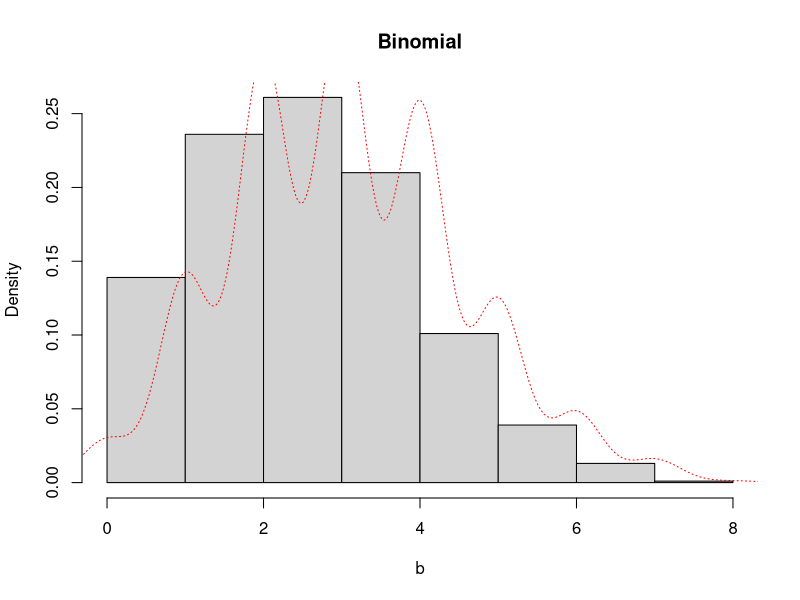
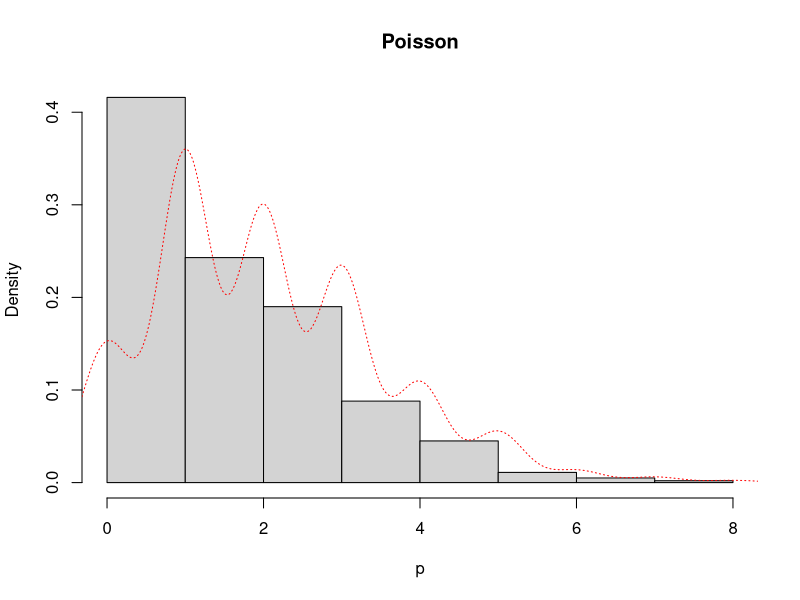
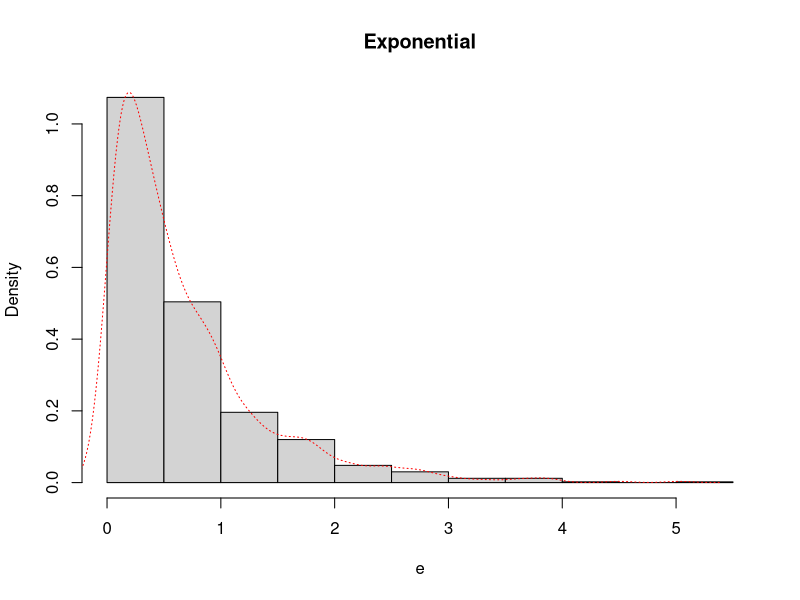
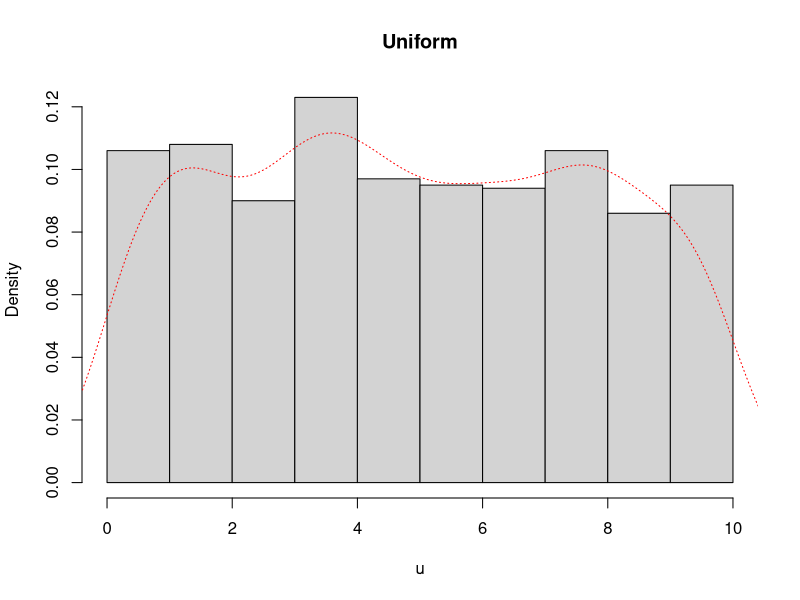
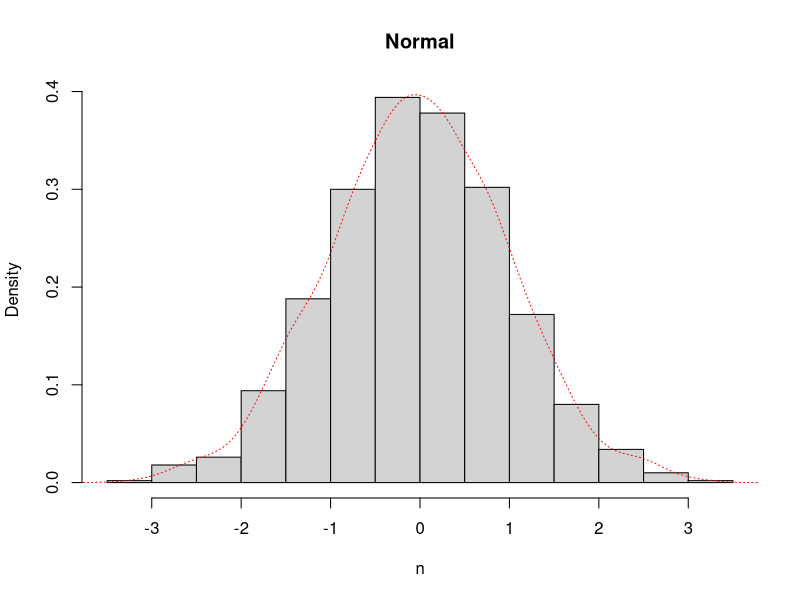
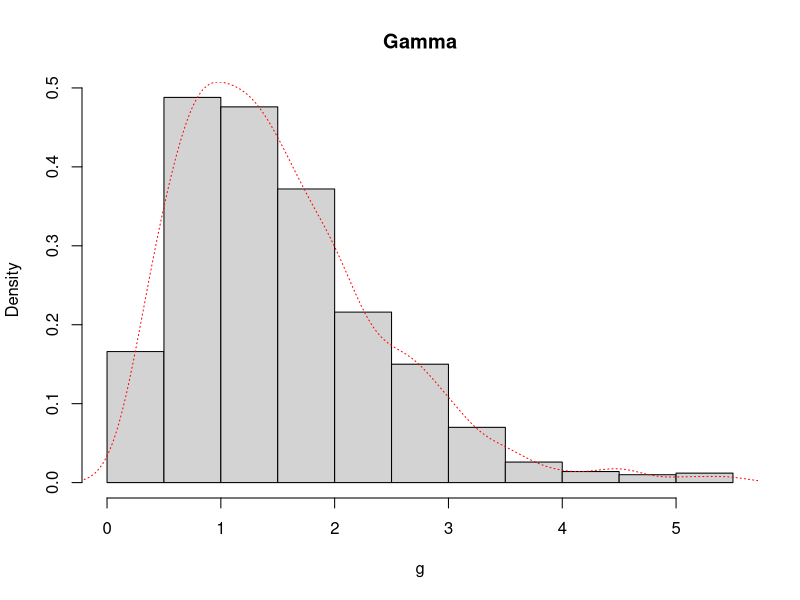
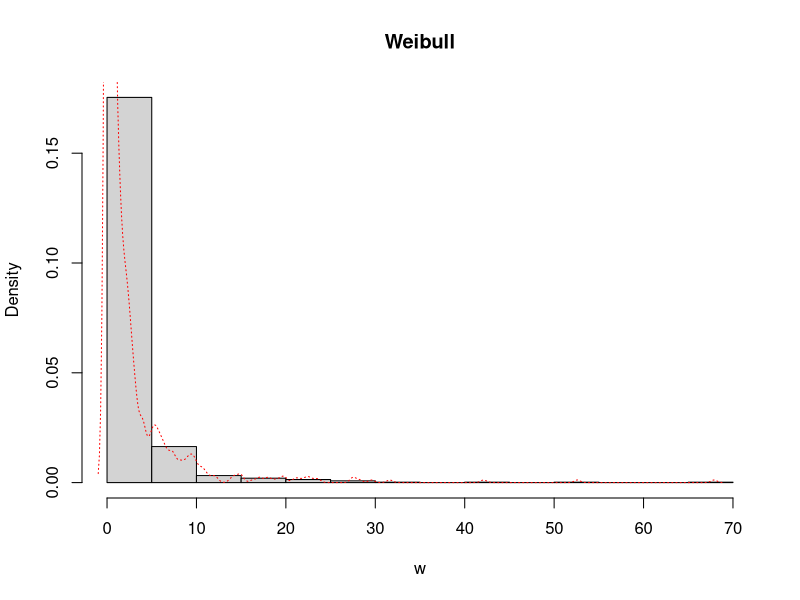
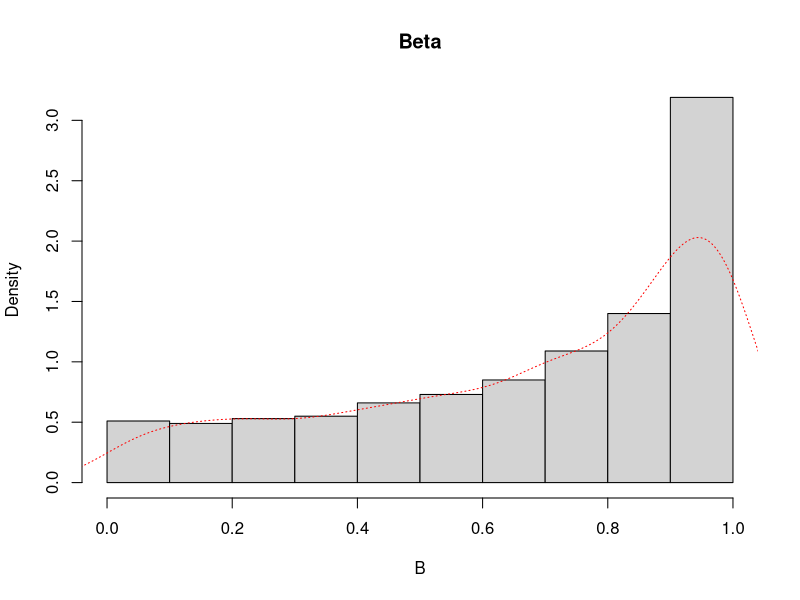

Recreate these plots in R, in order.
#imports
library(stats)
library(ggplot2)
#Generate random numbers
b = rbinom(1000, size=10, prob=0.3)#Binomial
p = rpois(1000, lambda=2)#Poisson
e = rexp(1000, rate=1.5)#Exponential
u = runif(1000, min=0, max=10)#Uniform
n = rnorm(1000, mean=0, sd=1)#Normal
g = rgamma(1000, shape=3, scale=0.5)#gamma
w = rweibull(1000, shape=0.5, scale=1)#weibull
B = rbeta(1000, shape1=1, shape2=0.5)#beta
c = rchisq(1000, df=15)#Chi-sq
ln = rlogis(1000, location=0, scale=1)#Logistic-Normal
ca = rcauchy(1000, location=0, scale=1)#Cauchy

# #Density curves
# plot(density(b),main='Binomial',xlab='x')
# plot(density(p),main='Poisson',xlab='x')
# plot(density(e),main='Exponential',xlab='x')
# plot(density(u),main='Uniform',xlab='x')
# plot(density(n),main='Normal',xlab='x')
# plot(density(g),main='Gamma',xlab='x')
# plot(density(w),main='Weibull',xlab='x')
# plot(density(B),main='Beta',xlab='x')
# plot(density(c),main='Chi-Square',xlab='x')
# plot(density(ln),main='Logistic-Normal',xlab='x')
# plot(density(ca),main='Cauchy',xlab='x')

#Histogram
hist(b,prob=TRUE,main='Binomial')
lines(density(b),lty="dotted",col="red")
hist(p,prob=TRUE,main='Poisson')
lines(density(p),lty="dotted",col="red")
hist(e,prob=TRUE,main='Exponential')
lines(density(e),lty="dotted",col="red")
hist(u,prob=TRUE,main='Uniform')
lines(density(u),lty="dotted",col="red")
hist(n,prob=TRUE,main='Normal')
lines(density(n),lty="dotted",col="red")
hist(g,prob=TRUE,main='Gamma')
lines(density(g),lty="dotted",col="red")
hist(w,prob=TRUE,main='Weibull')
lines(density(w),lty="dotted",col="red")
hist(B,prob=TRUE,main='Beta')
lines(density(B),lty="dotted",col="red")
hist(c,prob=TRUE,main='Chi-Square')
lines(density(c),lty="dotted",col="red")
hist(ln,prob=TRUE,main='Logistic-Normal')
lines(density(ln),lty="dotted",col="red")
hist(ca,prob=TRUE,main='Cauchy')
lines(density(ca),lty="dotted",col="red")

#Summary
summary(b)
summary(p)
summary(e)
summary(u)
summary(n)
summary(g)
summary(w)
summary(B)
summary(c)
summary(ln)
summary(ca)

#Box-Plot
boxplot(b,main='Binomial')
boxplot(p,main='Poisson')
boxplot(e,main='Exponential')
boxplot(u,main='Uniform')
boxplot(n,main='Normal')
boxplot(g,main='Gamma')
boxplot(w,main='Weibull')
boxplot(B,main='Beta')
boxplot(c,main='Chi-Square')
boxplot(ln,main='Logistic-Normal')
boxplot(ca,main='Cauchy')

  